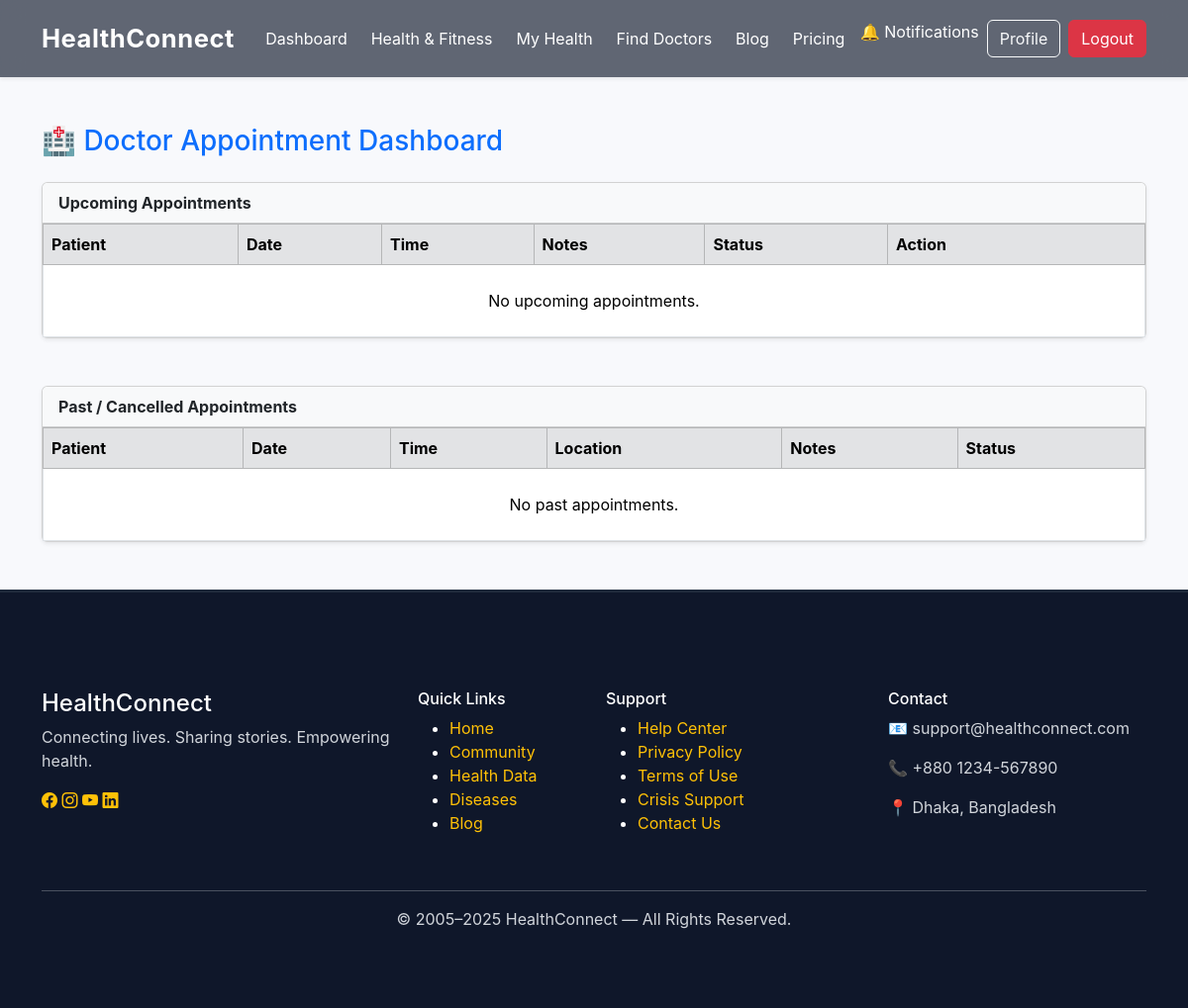
The app's page /appointments/doctor/appointments/ (signed in), older data.
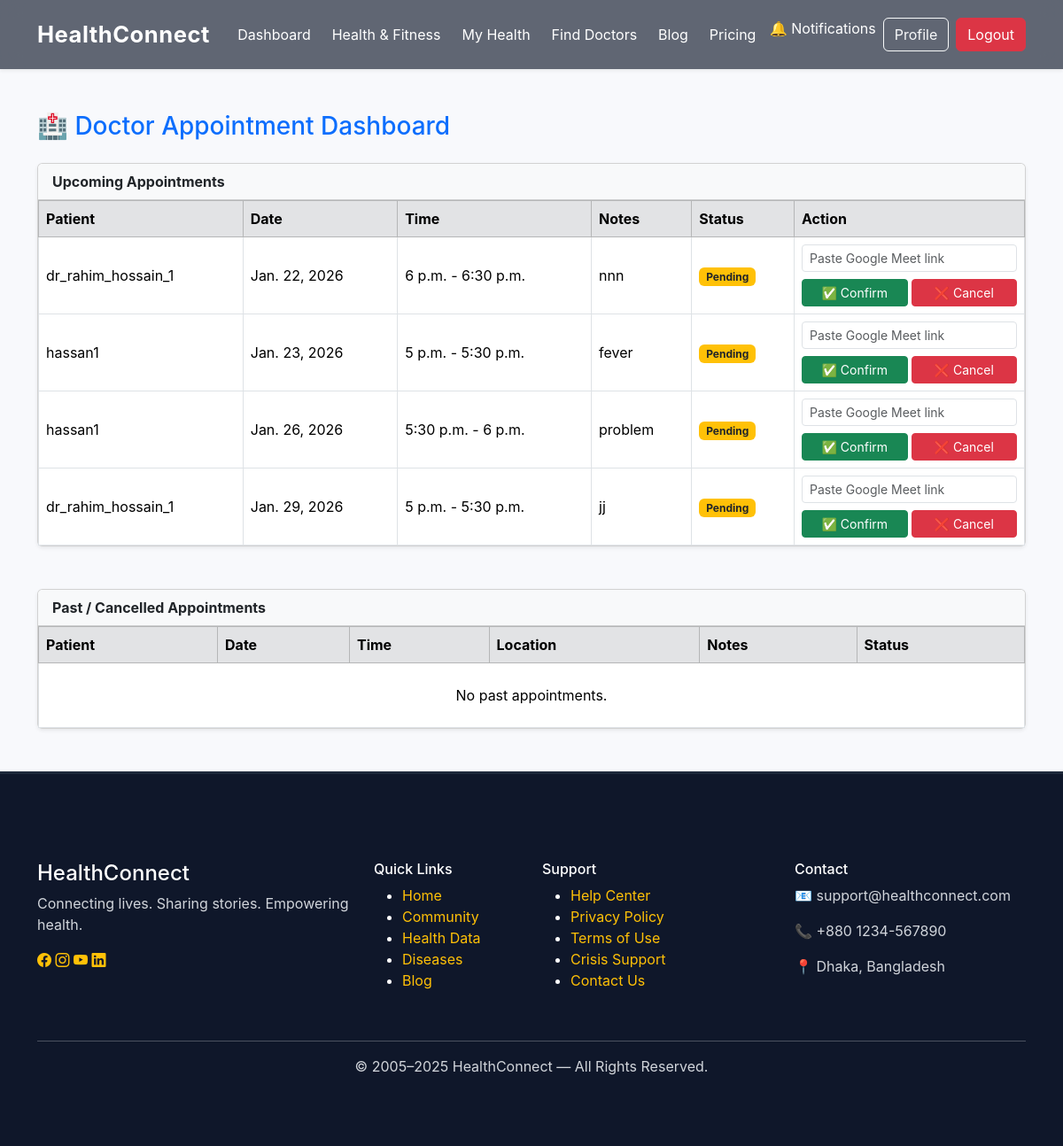
The same page, newer data.
### appointments/models.py (models this page shows, shortened)
class Appointment(models.Model):
    patient = models.ForeignKey(CustomUser, on_delete=models.CASCADE, related_name="appointments")
    doctor = models.ForeignKey(CustomUser, on_delete=models.CASCADE, related_name="doctor_appointments")
    location = models.ForeignKey(DoctorLocation, on_delete=models.CASCADE)
    date = models.DateField()
    start_time = models.TimeField()
    end_time = models.TimeField()
    status = models.CharField(max_length=20, choices=APPOINTMENT_STATUS, default="pending")
    notes = models.TextField(blank=True, null=True)
    meeting_link = models.URLField(blank=True, null=True)
    created_at = models.DateTimeField(default=timezone.now)
    class Meta:
        unique_together = ("doctor", "location", "date", "start_time")

### accounts/models.py (models this page shows, shortened)
class CustomUser(AbstractUser):
    role = models.CharField(
        max_length=20,
        choices=ROLE_CHOICES,
        default="patient"
    )
    first_name = models.CharField(max_length=30, blank=False, null=False)
    last_name = models.CharField(max_length=30, blank=False, null=False)
    degrees = models.CharField(max_length=255, blank=True, null=True)  # e.g. MBBS, FCPS, MD
    position = models.CharField(max_length=100, blank=True, null=True)  # e.g. Professor & Head
    doctor_license = models.CharField(
        max_length=50,
        blank=True,
        null=True
    )
    specialization = models.ManyToManyField(
        "Specialization",
        blank=True,
        help_text="Only for doctors"
    )
    hospital_name = models.CharField(
        max_length=150,
        blank=True,
        null=True
    )
    email = models.EmailField(unique=True)
    about_me = models.TextField(blank=True, null=True)
    phone_number = models.CharField(max_length=20, blank=True, null=True)
    profile_pic = models.ImageField(
        upload_to="profiles/",
        blank=True,
        null=True,
        default="images/doctor.jpg"
    )
    token_id = models.CharField(
        max_length=12,   # Adjust for future growth
        unique=True,
        blank=True,
        editable=False
    )

### appointments/views.py (the view, shortened to what this page needs)
# urls.py: path('doctor/appointments/', views.doctor_my_appointment, name='doctor_my_appointment'),
@login_required
def doctor_my_appointment(request):
    if request.user.role != "doctor":
        return redirect('home')
    appointments = request.user.doctor_appointments.order_by('date', 'start_time')
    upcoming = appointments.filter(status__in=['pending', 'confirmed'])
    past = appointments.filter(status__in=['completed', 'cancelled'])
    return render(request, 'appointments/doctor_appointments.html', {
        'upcoming': upcoming,
        'past': past
    })

### blog/context_processors.py (called while the page is built)
def unread_notifications(request):
    if request.user.is_authenticated:
        return {
            "unread_count": request.user.notifications.filter(is_read=False).count()
        }
    return {"unread_count": 0}

### appointments/templates/appointments/doctor_appointments.html (shortened to what the changed rows need)
{% extends "base.html" %}
{% block content %}
<div class="container py-5">
    <div class="card shadow-sm mb-5">
        <div class="card-body p-0">
            <table class="table table-bordered mb-0 align-middle">
                <thead class="table-secondary">
                    <tr>
                        <th>Patient</th>
                        <th>Date</th>
                        <th>Time</th>
                        <th>Notes</th>
                        <th>Status</th>
                        <th width="260">Action</th>
                    </tr>
                </thead>
                <tbody>
                {% for appt in upcoming %}
                    <tr>
                        <td>{{ appt.patient.username }}</td>
                        <td>{{ appt.date }}</td>
                        <td>{{ appt.start_time }} - {{ appt.end_time }}</td>
                        <td>{{ appt.notes|default:"-" }}</td>
                        <td>
                            {% if appt.status == "pending" %}
                                <span class="badge bg-warning text-dark">Pending</span>
                            {% elif appt.status == "confirmed" %}
                                <span class="badge bg-success">Confirmed</span>
                            {% endif %}
                        </td>
                        <td>
                            {% if appt.status == "pending" %}
                            <form method="post">
                                <input type="url"
                                       name="meeting_link"
                                       class="form-control form-control-sm mb-2"
                                       placeholder="Paste Google Meet link"
                                       required>
                                <div class="d-flex gap-1">
                                    <button type="submit"
                                            name="action"
                                            value="confirm"
                                            class="btn btn-success btn-sm w-100">
                                        ✅ Confirm
                                    </button>
                                    <button type="submit"
                                            name="action"
                                            value="cancel"
                                            class="btn btn-danger btn-sm w-100">
                                        ❌ Cancel
                                    </button>
                                </div>
                            </form>
                            {% else %}
                                -
                            {% endif %}
                        </td>
                    </tr>
                {% empty %}
                    <tr>
                        <td colspan="7" class="text-center py-4">
                            No upcoming appointments.
                        </td>
                    </tr>
                {% endfor %}
                </tbody>
            </table>
        </div>
    </div>
    <div class="card shadow-sm">
        <div class="card-body p-0">
            <table class="table table-bordered mb-0 align-middle">
                <thead class="table-secondary">
                    <tr>
                        <th>Patient</th>
                        <th>Date</th>
                        <th>Time</th>
                        <th>Location</th>
                        <th>Notes</th>
                        <th>Status</th>
                    </tr>
                </thead>
            </table>
        </div>
    </div>
</div>
{% endblock %}

Row changes from the older to the newer data that the page shows:
added Appointment: patient.username "dr_rahim_hossain_1", date "Jan. 22, 2026", start_time "6 p.m.", end_time "6:30 p.m.", notes "nnn", status "Pending"
added Appointment: patient.username "hassan1", date "Jan. 23, 2026", start_time "5 p.m.", end_time "5:30 p.m.", notes "fever", status "Pending"
added Appointment: patient.username "hassan1", date "Jan. 26, 2026", start_time "5:30 p.m.", end_time "6 p.m.", notes "problem", status "Pending"
added Appointment: patient.username "dr_rahim_hossain_1", date "Jan. 29, 2026", start_time "5 p.m.", end_time "5:30 p.m.", notes "jj", status "Pending"
Text that changed along with them:
text no longer shown: "No upcoming appointments."
